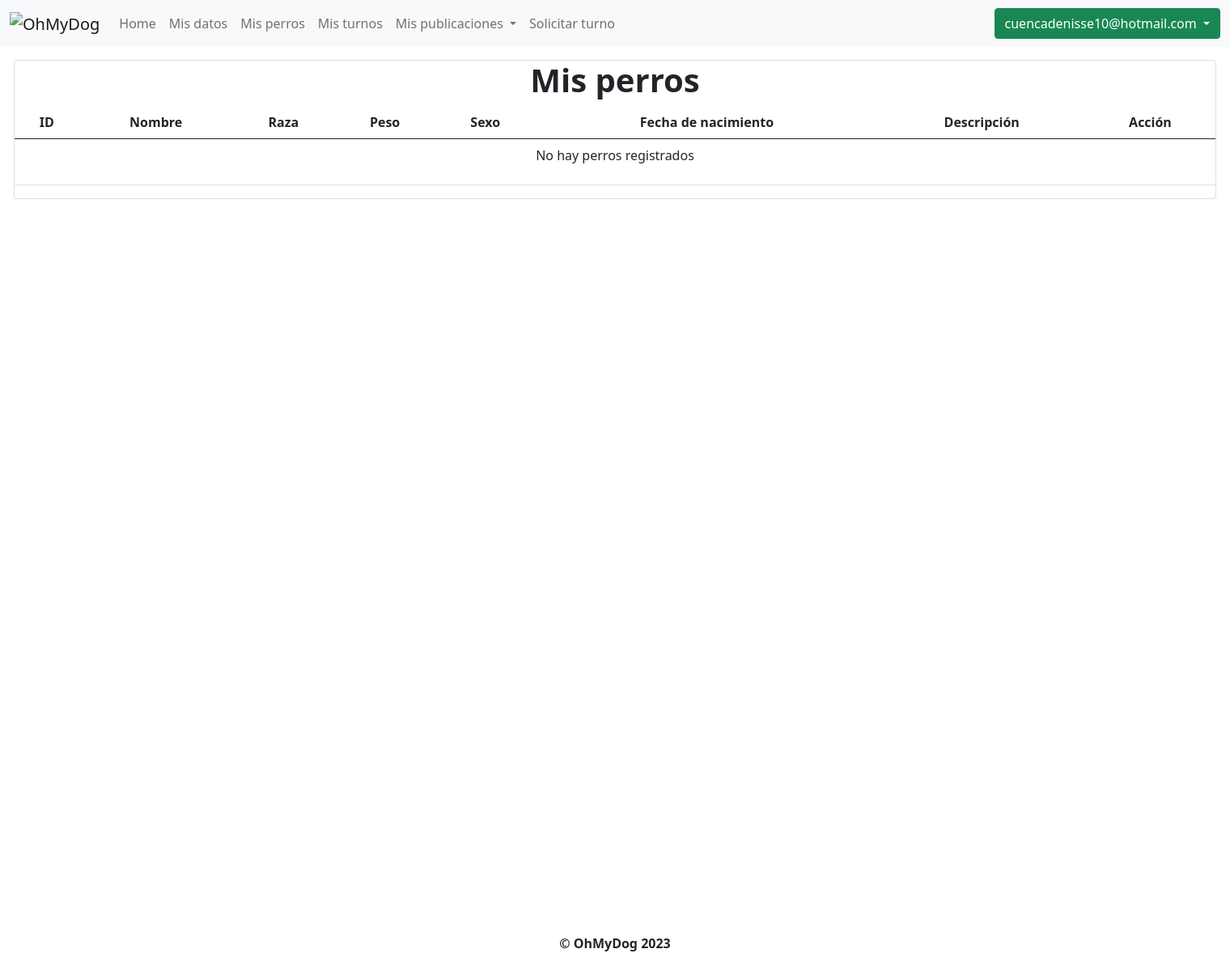
Page /mis_perros (signed in) on the earlier database version.
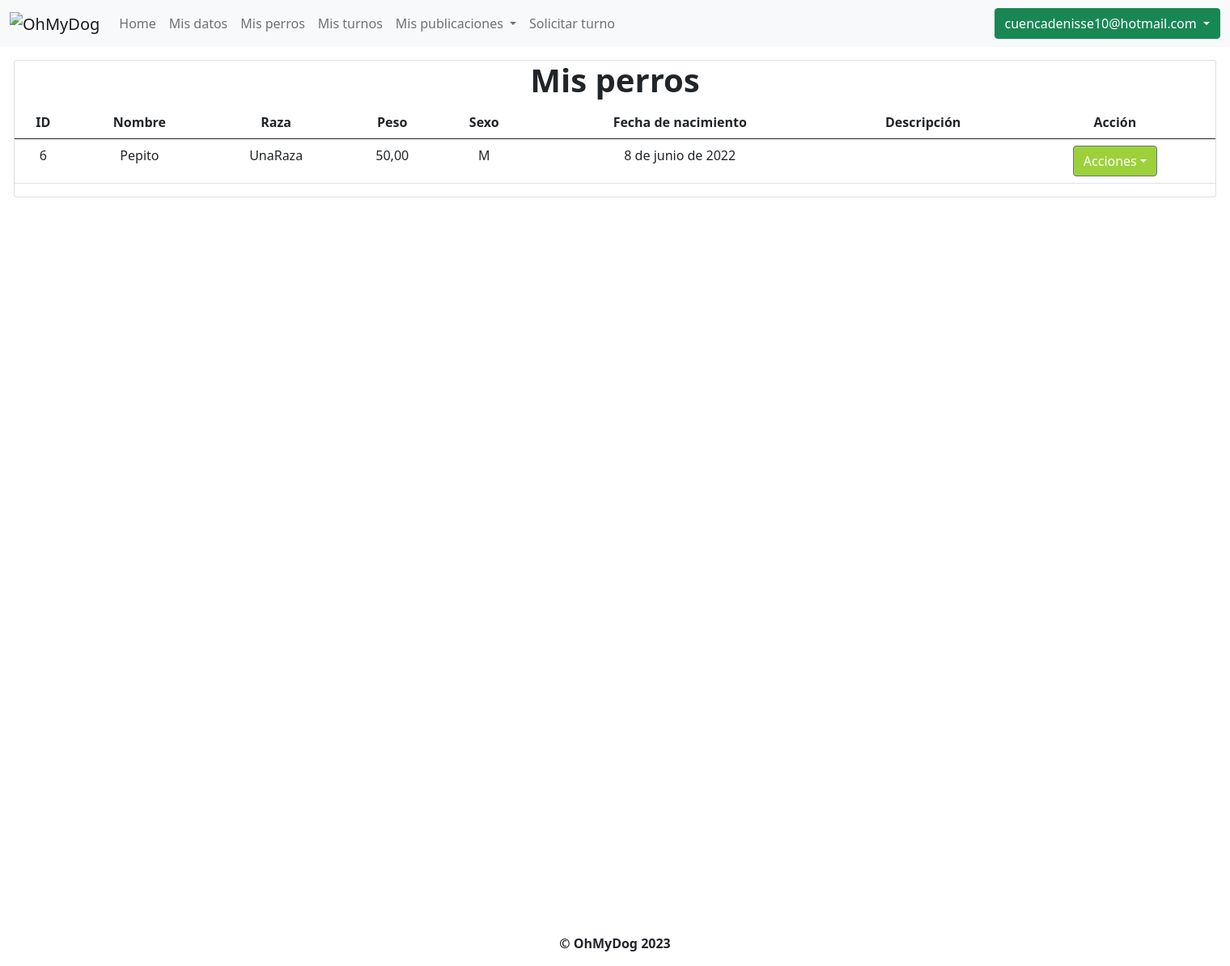
Same page on the later database version.
### OhMyDog/modelos/perros/perros.py (models this page shows, shortened)
class Perro(models.Model):
    id = models.BigAutoField(primary_key=True)
    dueño = models.ForeignKey(
        Cliente, null=False, on_delete=models.CASCADE, related_name="perros"
    )
    nombre = models.CharField(max_length=35, blank=False)
    raza = models.CharField(max_length=255, blank=False)
    peso = models.DecimalField(blank=False, max_digits=5, decimal_places=2)
    descripcion = models.CharField(max_length=255)
    fecha_de_nacimiento = models.DateField(blank=False)
    sexos = [("M", "Macho"), ("H", "Hembra")]
    sexo = models.CharField(max_length=1, choices=sexos, blank=False)
    habilitado = models.BooleanField(default=True)
    tiene_castracion = models.BooleanField(default=False)

### OhMyDog/views/clientes.py (the view)
# urls.py: path("mis_perros", mis_perros, name="mis_perros"),
@login_required
def mis_perros(request):
    perros = perros_habilitados_cliente(request.user.cliente.id)
    return render(request, "mis_perros.html", {"perros": perros})

### OhMyDog/modelos/clientes/__init__.py (called while the page is built)
def perros_habilitados_cliente(id):
    cliente = Cliente.objects.get(id=id)
    return cliente.perros.filter(habilitado=True)

### OhMyDog/templates/mis_perros.html (shortened to what this page needs)
{% extends 'layout.html' %}
{% block content %}
<div class="container containerPrincipal">
	<div class="card">
		<h1>Mis perros</h1>
		<table class="table table-hover">
			<thead>
				<tr>
					<th scope="col">ID</th>
					<th scope="col">Nombre</th>
					<th scope="col">Raza</th>
					<th scope="col">Peso</th>
					<th scope="col">Sexo</th>
					<th scope="col">Fecha de nacimiento</th>
					<th scope="col">Descripción</th>
					<th scope="col">Acción</th>
				</tr>
			</thead>
			<tbody>
				{% if perros %}
				{% for perro in perros %}
				<tr>
					<td>{{ perro.id }}</td>
					<td>{{ perro.nombre }}</td>
					<td>{{ perro.raza }}</td>
					<td>{{ perro.peso }}</td>
					<td>{{ perro.sexo }}</td>
					<td>{{ perro.fecha_de_nacimiento }}</td>
					<td>{{ perro.descripcion }}</td>
					<td>
						<div class="dropdown">
							<a class="btn btn-secondary dropdown-toggle" href="#" role="button" id="dropdownMenuLink"
								data-bs-toggle="dropdown" aria-haspopup="true" aria-expanded="false"
								style="background-color: rgb(157, 209, 59);">Acciones</a>
						</div>
					</td>
				</tr>
				{% endfor %}
				{% else %}
				<tr>
					<td colspan="9">
						<p>No hay perros registrados</p>
					</td>
				</tr>
				{% endif %}
			</tbody>
		</table>
	</div>
</div>
{%endblock%}

Differences in the rows shown:
added Perro: id "6", nombre "Pepito", raza "UnaRaza", peso "50,00", sexo "M", fecha_de_nacimiento "8 de junio de 2022"
Other differences:
text no longer shown: "No hay perros registrados"
